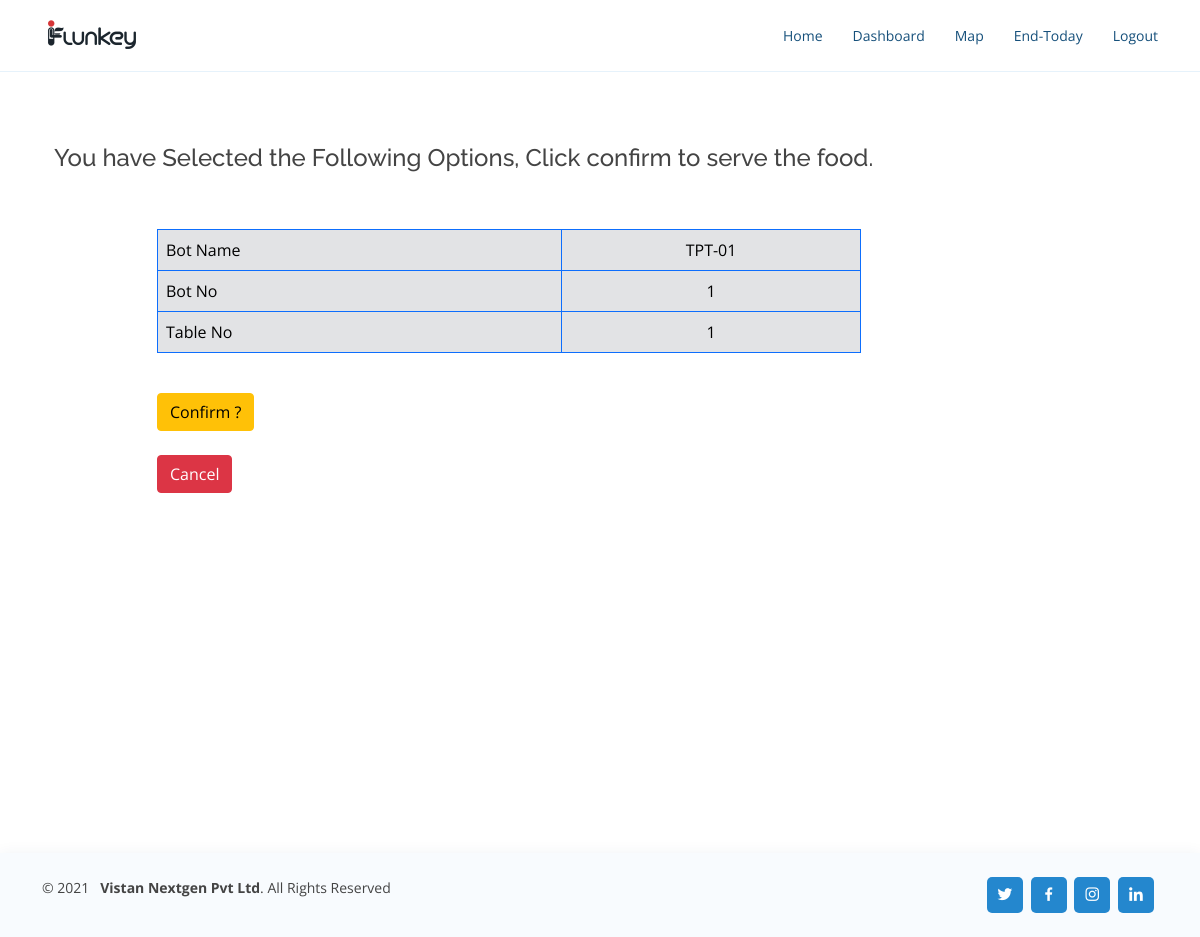
The app's page /options/ (signed in), older data.
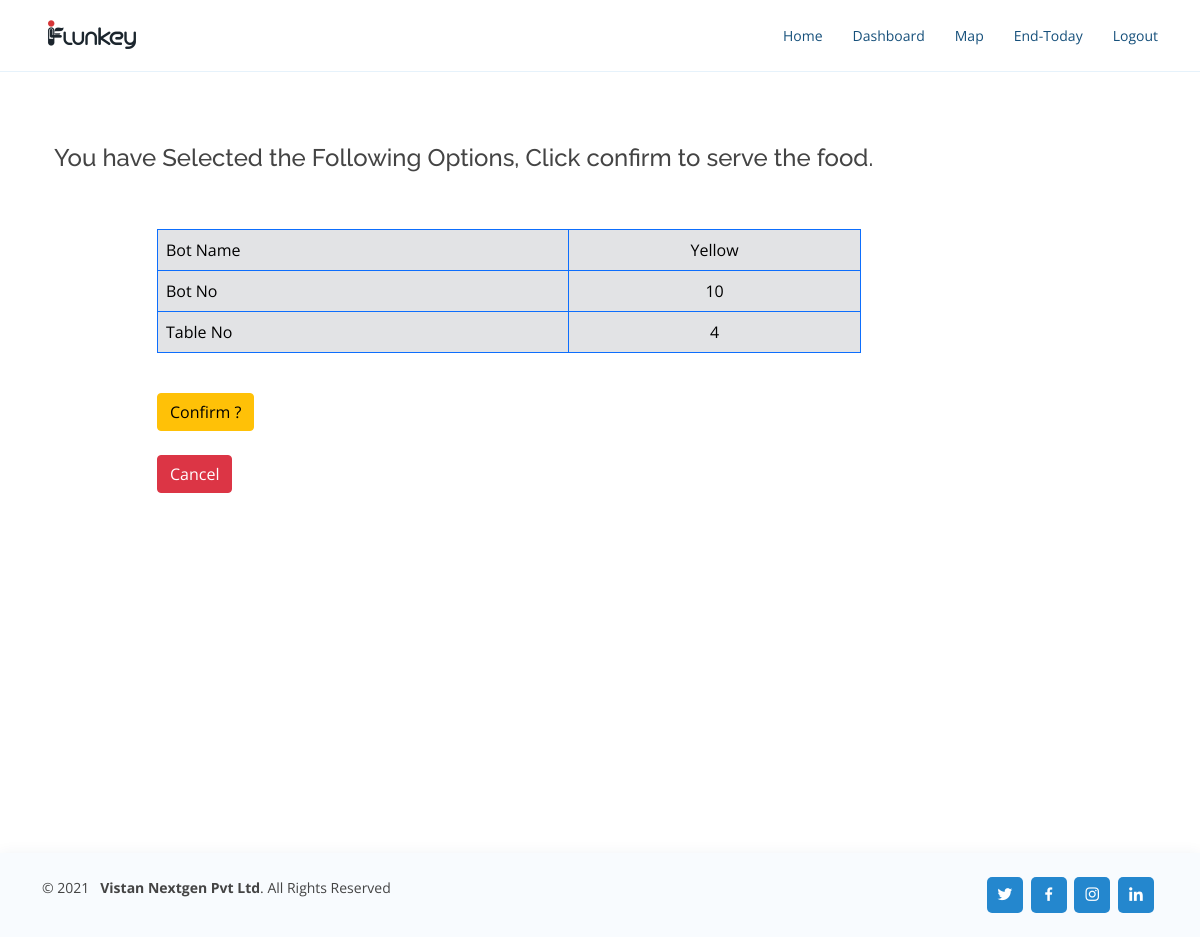
The same page, newer data.
### api/models.py (models this page shows, shortened)
class Delivery(models.Model):
    food_type_choices = (
        ('solid','solid'),
        ('liquid', 'liquid')
    )
    speed_choices = (
        (90, 90),
        (120,120),
    )
    bot_no = models.IntegerField()
    bot_name = models.CharField(max_length=30)
    table_no = models.IntegerField(null = True)
    ip = models.CharField(max_length=20, null = True)
    port = models.IntegerField(null = True)
    created_at = models.DateTimeField(auto_now = True)
    food_delivered = models.BooleanField(default = False)
    food_type = models.CharField(max_length=100, choices = food_type_choices, default = 'solid')
    speed_of_the_bot = models.IntegerField(choices = speed_choices, default = 90)
    class Meta:
        verbose_name = 'Delivery'
        verbose_name_plural  = 'Deliveries'

### api/views.py (the view, shortened to what this page needs)
# urls.py: path('options/', views.DisplayOptions, name  = 'select-options'),
@login_required
def DisplayOptions(request):
    d = Delivery.objects.latest('pk')
    return render(request, 'api/options.html', {'d':d})

### api/templates/api/options.html (shortened to what this page needs)
{% extends 'api/base.html' %}
{% load crispy_forms_tags %}
{% block content %}
<div class="container"><br><br>
    <form method = "POST">
        <div class="form-row">
            <div class="container">
                <h4>You have Selected the Following Options, Click confirm to serve the food.</h4>
                <br><br>
                <div class="container">
                    <div class="row">
                        <div class="col-1">
                       </div>
                       <div class="col-8">
                        <table class="table table-bordered table-secondary border-primary">
                            <tbody>
                              <tr>
                                <td>Bot Name</td>
                                <td class= "text-center">{{d.bot_name}}</td>
                              </tr>
                              <tr>
                                <td>Bot No</td>
                                <td class= "text-center">{{d.bot_no}}</td>
                              </tr>
                              <tr>
                                  <td>Table No</td>
                                  <td class= "text-center">{{d.table_no}}</td>
                              </tr>
                            </tbody>
                          </table> <br>
                          <button type="submit" class = "btn btn-md btn-warning">Confirm ?</button><br><br>
                          <a href="{% url 'api:bots' %}" class = "btn btn-md btn-danger">Cancel</a>
                        </form>
                    </div>
                    <div class="col-3">
                    </div>
        <br>
</div><br><br><br><br><br><br><br><br><br><br>
{% endblock %}

Row changes from the older to the newer data that the page shows:
no longer on this page (row unchanged): Delivery: bot_name "TPT-01", bot_no "1", table_no "1"
added Delivery: bot_name "Yellow", bot_no "10", table_no "4"
